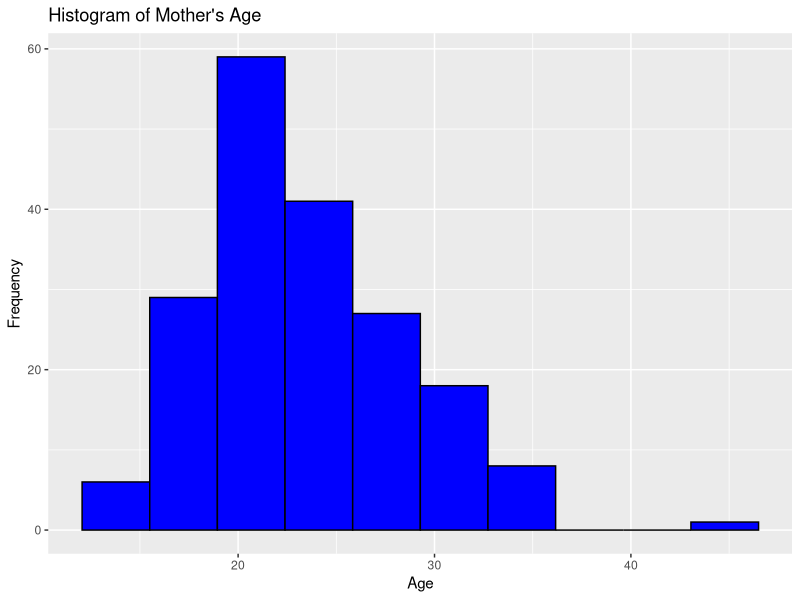
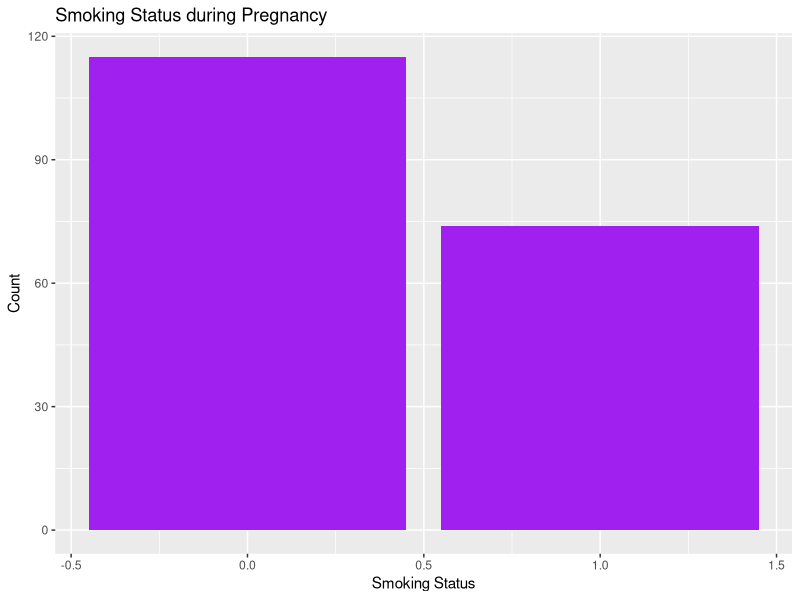
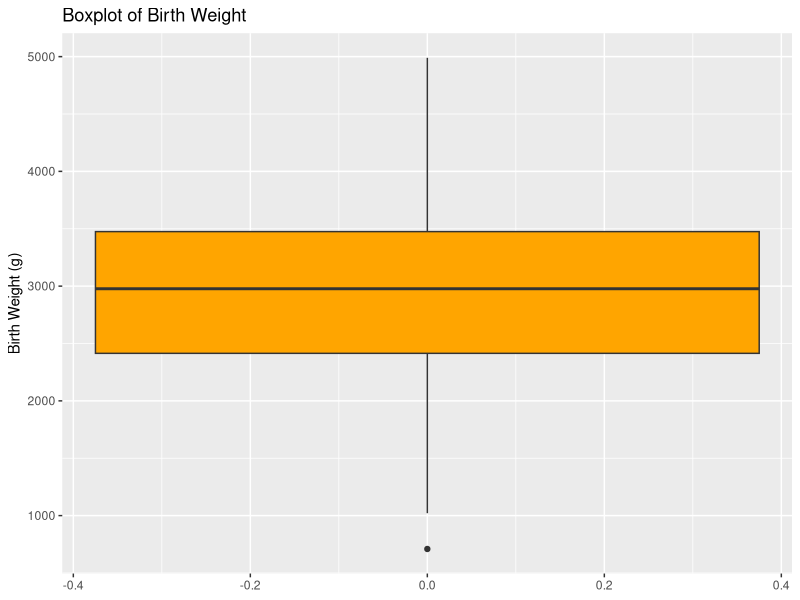
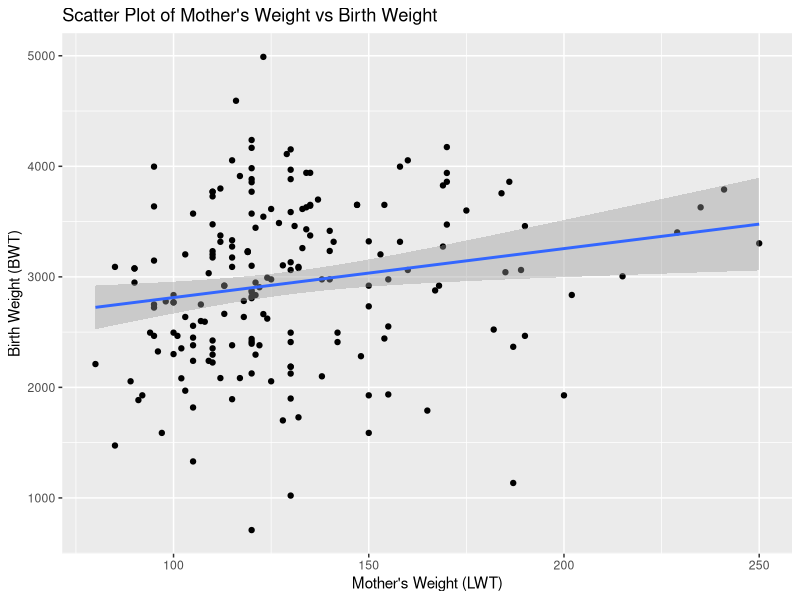
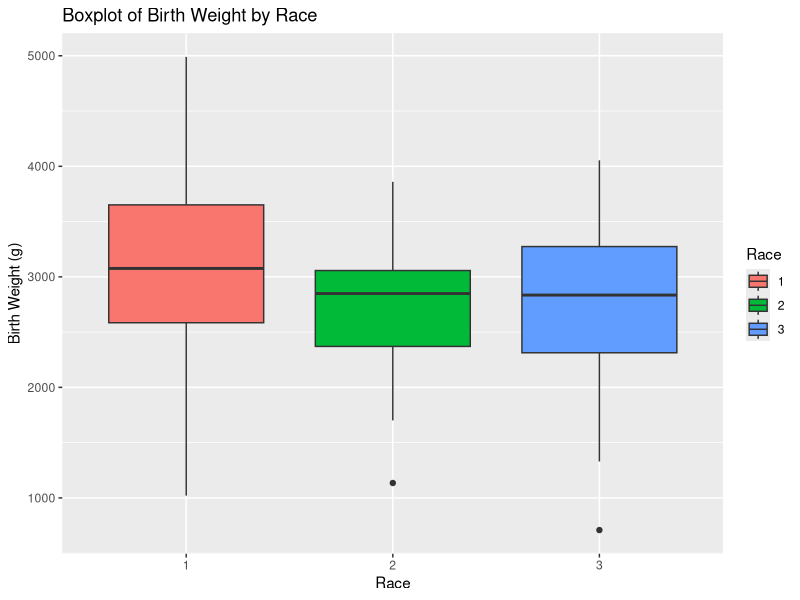
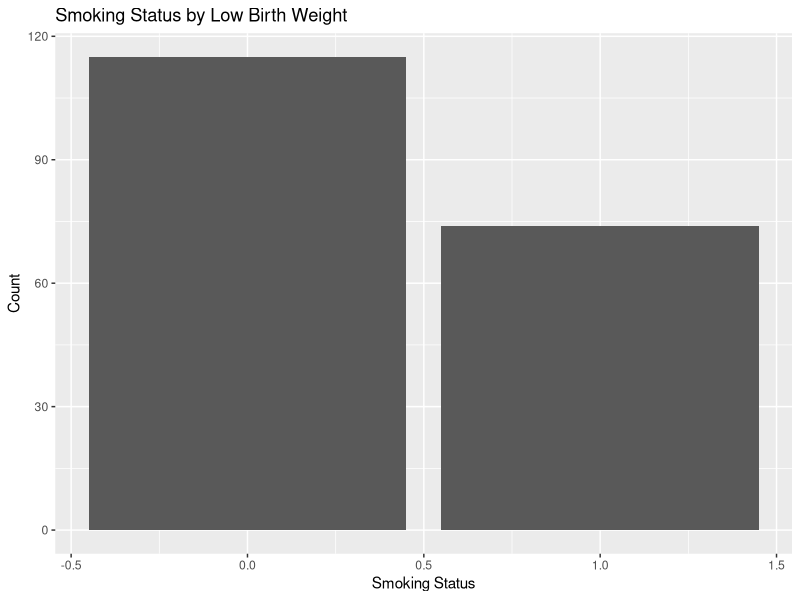
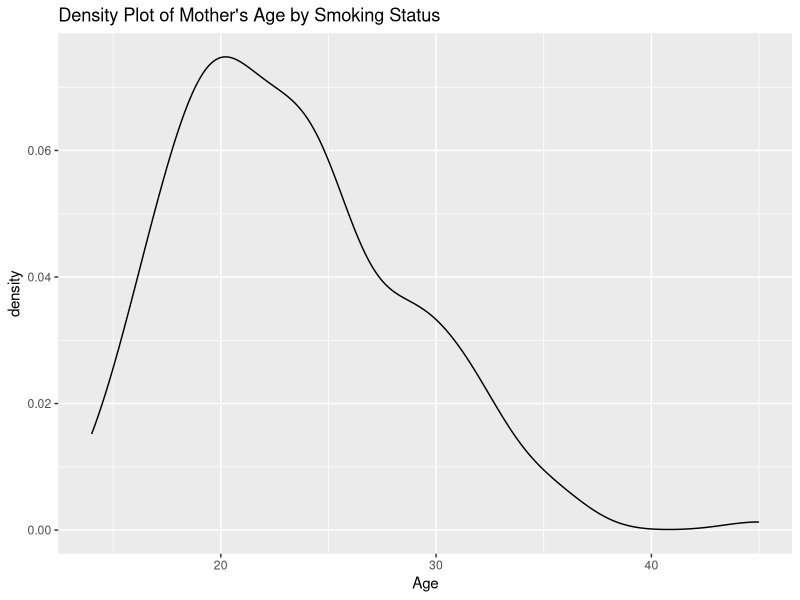

The R source for these figures, in order:
install.packages("ggplot2")
library(ggplot2)

birthweight <- read.csv("BIRTHWEIGHT.csv")

str(birthweight)
head(birthweight)

ggplot(birthweight, aes(x=AGE)) + 
geom_histogram(fill="blue", color="black", bins=10) +
labs(title="Histogram of Mother's Age", x="Age", y="Frequency")

ggplot(birthweight, aes(x=SMOKE)) + 
geom_bar(fill="purple") +
labs(title="Smoking Status during Pregnancy", x="Smoking Status", y="Count")

ggplot(birthweight, aes(y=BWT)) +
geom_boxplot(fill="orange") +
labs(title="Boxplot of Birth Weight", y="Birth Weight (g)")

ggplot(birthweight, aes(x=LWT, y=BWT)) + 
  geom_point() + 
  geom_smooth(method="lm") +
  labs(title="Scatter Plot of Mother's Weight vs Birth Weight", x="Mother's Weight (LWT)", y="Birth Weight (BWT)")

ggplot(birthweight, aes(x=factor(RACE), y=BWT, fill=factor(RACE))) + 
  geom_boxplot() +
  labs(title="Boxplot of Birth Weight by Race", x="Race", y="Birth Weight (g)", fill="Race")

ggplot(birthweight, aes(x=SMOKE, fill=LOW)) + 
  geom_bar(position="dodge") +
  labs(title="Smoking Status by Low Birth Weight", x="Smoking Status", y="Count", fill="Low Birth Weight")

ggplot(birthweight, aes(x=AGE, fill=SMOKE)) + 
  geom_density(alpha=0.4) +
  labs(title="Density Plot of Mother's Age by Smoking Status", x="Age", fill="Smoking Status")
